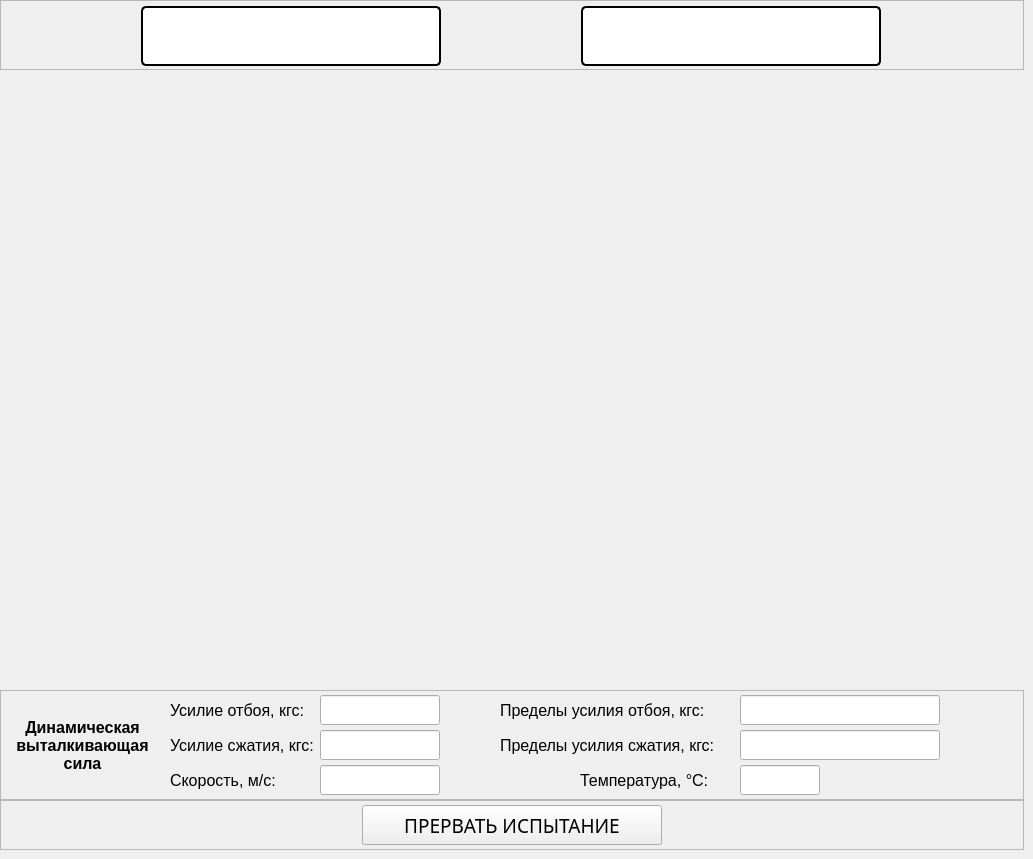
          <widget class="QWidget" name="test_conv_page_4">
           <widget class="QFrame" name="frame_signal">
            <property name="geometry">
             <rect>
              <x>0</x>
              <y>0</y>
              <width>1024</width>
              <height>70</height>
             </rect>
            </property>
            <property name="minimumSize">
             <size>
              <width>0</width>
              <height>70</height>
             </size>
            </property>
            <property name="maximumSize">
             <size>
              <width>16777215</width>
              <height>100</height>
             </size>
            </property>
            <property name="frameShape">
             <enum>QFrame::StyledPanel</enum>
            </property>
            <property name="frameShadow">
             <enum>QFrame::Raised</enum>
            </property>
            <layout class="QHBoxLayout" name="horizontalLayout_5">
             <property name="spacing">
              <number>5</number>
             </property>
             <property name="leftMargin">
              <number>5</number>
             </property>
             <property name="topMargin">
              <number>5</number>
             </property>
             <property name="rightMargin">
              <number>5</number>
             </property>
             <property name="bottomMargin">
              <number>5</number>
             </property>
             <item>
              <widget class="QLineEdit" name="red_signal">
               <property name="minimumSize">
                <size>
                 <width>300</width>
                 <height>60</height>
                </size>
               </property>
               <property name="maximumSize">
                <size>
                 <width>300</width>
                 <height>60</height>
                </size>
               </property>
               <property name="styleSheet">
                <string notr="true">QLineEdit 
{
	background-color: rgb(255, 255, 255);

	border: 2px rgb(0, 0, 0);
	border-radius: 5px;

	border-style: outset;

	padding: 5px;
}</string>
               </property>
               <property name="readOnly">
                <bool>true</bool>
               </property>
              </widget>
             </item>
             <item>
              <widget class="QLineEdit" name="green_signal">
               <property name="minimumSize">
                <size>
                 <width>300</width>
                 <height>60</height>
                </size>
               </property>
               <property name="maximumSize">
                <size>
                 <width>300</width>
                 <height>60</height>
                </size>
               </property>
               <property name="styleSheet">
                <string notr="true">QLineEdit 
{
	background-color: rgb(255, 255, 255);

	border: 2px rgb(0, 0, 0);
	border-radius: 5px;

	border-style: outset;

	padding: 5px;
}</string>
               </property>
               <property name="readOnly">
                <bool>true</bool>
               </property>
              </widget>
             </item>
            </layout>
           </widget>
           <widget class="PlotWidget" name="conv_GraphWidget" native="true">
            <property name="geometry">
             <rect>
              <x>0</x>
              <y>70</y>
              <width>1024</width>
              <height>620</height>
             </rect>
            </property>
            <property name="minimumSize">
             <size>
              <width>0</width>
              <height>0</height>
             </size>
            </property>
            <property name="maximumSize">
             <size>
              <width>16777215</width>
              <height>16777215</height>
             </size>
            </property>
           </widget>
           <widget class="QFrame" name="conv_btn_frame">
            <property name="geometry">
             <rect>
              <x>0</x>
              <y>800</y>
              <width>1024</width>
              <height>50</height>
             </rect>
            </property>
            <property name="minimumSize">
             <size>
              <width>1024</width>
              <height>50</height>
             </size>
            </property>
            <property name="maximumSize">
             <size>
              <width>1024</width>
              <height>50</height>
             </size>
            </property>
            <property name="frameShape">
             <enum>QFrame::StyledPanel</enum>
            </property>
            <property name="frameShadow">
             <enum>QFrame::Raised</enum>
            </property>
            <layout class="QHBoxLayout" name="horizontalLayout_8">
             <property name="spacing">
              <number>0</number>
             </property>
             <property name="leftMargin">
              <number>0</number>
             </property>
             <property name="topMargin">
              <number>0</number>
             </property>
             <property name="rightMargin">
              <number>0</number>
             </property>
             <property name="bottomMargin">
              <number>0</number>
             </property>
             <item>
              <widget class="QPushButton" name="test_conv_cancel_btn">
               <property name="minimumSize">
                <size>
                 <width>300</width>
                 <height>40</height>
                </size>
               </property>
               <property name="maximumSize">
                <size>
                 <width>300</width>
                 <height>40</height>
                </size>
               </property>
               <property name="font">
                <font>
                 <family>Arial Black</family>
                 <pointsize>14</pointsize>
                </font>
               </property>
               <property name="text">
                <string>ПРЕРВАТЬ ИСПЫТАНИЕ</string>
               </property>
              </widget>
             </item>
            </layout>
           </widget>
           <widget class="QFrame" name="frame_2">
            <property name="geometry">
             <rect>
              <x>0</x>
              <y>690</y>
              <width>1024</width>
              <height>110</height>
             </rect>
            </property>
            <property name="maximumSize">
             <size>
              <width>16777215</width>
              <height>110</height>
             </size>
            </property>
            <property name="frameShape">
             <enum>QFrame::StyledPanel</enum>
            </property>
            <property name="frameShadow">
             <enum>QFrame::Raised</enum>
            </property>
            <widget class="QLabel" name="lbl_8">
             <property name="geometry">
              <rect>
               <x>170</x>
               <y>5</y>
               <width>145</width>
               <height>30</height>
              </rect>
             </property>
             <property name="minimumSize">
              <size>
               <width>0</width>
               <height>30</height>
              </size>
             </property>
             <property name="maximumSize">
              <size>
               <width>16777215</width>
               <height>30</height>
              </size>
             </property>
             <property name="font">
              <font>
               <family>Arial</family>
               <pointsize>12</pointsize>
              </font>
             </property>
             <property name="text">
              <string>Усилие отбоя, кгс:</string>
             </property>
            </widget>
            <widget class="QLabel" name="lbl_9">
             <property name="geometry">
              <rect>
               <x>500</x>
               <y>5</y>
               <width>220</width>
               <height>30</height>
              </rect>
             </property>
             <property name="minimumSize">
              <size>
               <width>0</width>
               <height>30</height>
              </size>
             </property>
             <property name="maximumSize">
              <size>
               <width>16777215</width>
               <height>30</height>
              </size>
             </property>
             <property name="font">
              <font>
               <family>Arial</family>
               <pointsize>12</pointsize>
              </font>
             </property>
             <property name="text">
              <string>Пределы усилия отбоя, кгс:</string>
             </property>
            </widget>
            <widget class="QLabel" name="lbl_10">
             <property name="geometry">
              <rect>
               <x>170</x>
               <y>40</y>
               <width>145</width>
               <height>30</height>
              </rect>
             </property>
             <property name="minimumSize">
              <size>
               <width>0</width>
               <height>30</height>
              </size>
             </property>
             <property name="maximumSize">
              <size>
               <width>16777215</width>
               <height>30</height>
              </size>
             </property>
             <property name="font">
              <font>
               <family>Arial</family>
               <pointsize>12</pointsize>
              </font>
             </property>
             <property name="text">
              <string>Усилие сжатия, кгс:</string>
             </property>
            </widget>
            <widget class="QLabel" name="lbl_11">
             <property name="geometry">
              <rect>
               <x>500</x>
               <y>40</y>
               <width>220</width>
               <height>30</height>
              </rect>
             </property>
             <property name="minimumSize">
              <size>
               <width>0</width>
               <height>30</height>
              </size>
             </property>
             <property name="maximumSize">
              <size>
               <width>16777215</width>
               <height>30</height>
              </size>
             </property>
             <property name="font">
              <font>
               <family>Arial</family>
               <pointsize>12</pointsize>
              </font>
             </property>
             <property name="text">
              <string>Пределы усилия сжатия, кгс:</string>
             </property>
            </widget>
            <widget class="QLineEdit" name="conv_comp_limit_le">
             <property name="geometry">
              <rect>
               <x>740</x>
               <y>40</y>
               <width>200</width>
               <height>30</height>
              </rect>
             </property>
             <property name="minimumSize">
              <size>
               <width>200</width>
               <height>30</height>
              </size>
             </property>
             <property name="maximumSize">
              <size>
               <width>200</width>
               <height>30</height>
              </size>
             </property>
             <property name="font">
              <font>
               <family>Arial</family>
               <pointsize>14</pointsize>
              </font>
             </property>
             <property name="alignment">
              <set>Qt::AlignCenter</set>
             </property>
             <property name="readOnly">
              <bool>true</bool>
             </property>
            </widget>
            <widget class="QLineEdit" name="conv_recoil_limit_le">
             <property name="geometry">
              <rect>
               <x>740</x>
               <y>5</y>
               <width>200</width>
               <height>30</height>
              </rect>
             </property>
             <property name="minimumSize">
              <size>
               <width>200</width>
               <height>30</height>
              </size>
             </property>
             <property name="maximumSize">
              <size>
               <width>200</width>
               <height>30</height>
              </size>
             </property>
             <property name="font">
              <font>
               <family>Arial</family>
               <pointsize>14</pointsize>
              </font>
             </property>
             <property name="text">
              <string/>
             </property>
             <property name="alignment">
              <set>Qt::AlignCenter</set>
             </property>
             <property name="readOnly">
              <bool>true</bool>
             </property>
            </widget>
            <widget class="QLineEdit" name="conv_recoil_le">
             <property name="geometry">
              <rect>
               <x>320</x>
               <y>5</y>
               <width>120</width>
               <height>30</height>
              </rect>
             </property>
             <property name="minimumSize">
              <size>
               <width>120</width>
               <height>30</height>
              </size>
             </property>
             <property name="maximumSize">
              <size>
               <width>120</width>
               <height>30</height>
              </size>
             </property>
             <property name="font">
              <font>
               <family>Arial</family>
               <pointsize>14</pointsize>
              </font>
             </property>
             <property name="alignment">
              <set>Qt::AlignCenter</set>
             </property>
             <property name="readOnly">
              <bool>true</bool>
             </property>
            </widget>
            <widget class="QLineEdit" name="conv_comp_le">
             <property name="geometry">
              <rect>
               <x>320</x>
               <y>40</y>
               <width>120</width>
               <height>30</height>
              </rect>
             </property>
             <property name="minimumSize">
              <size>
               <width>120</width>
               <height>30</height>
              </size>
             </property>
             <property name="maximumSize">
              <size>
               <width>120</width>
               <height>30</height>
              </size>
             </property>
             <property name="font">
              <font>
               <family>Arial</family>
               <pointsize>14</pointsize>
              </font>
             </property>
             <property name="alignment">
              <set>Qt::AlignCenter</set>
             </property>
             <property name="readOnly">
              <bool>true</bool>
             </property>
            </widget>
            <widget class="QLabel" name="lbl_12">
             <property name="geometry">
              <rect>
               <x>170</x>
               <y>75</y>
               <width>145</width>
               <height>30</height>
              </rect>
             </property>
             <property name="minimumSize">
              <size>
               <width>0</width>
               <height>30</height>
              </size>
             </property>
             <property name="maximumSize">
              <size>
               <width>16777215</width>
               <height>30</height>
              </size>
             </property>
             <property name="font">
              <font>
               <family>Arial</family>
               <pointsize>12</pointsize>
              </font>
             </property>
             <property name="text">
              <string>Скорость, м/с:</string>
             </property>
            </widget>
            <widget class="QLineEdit" name="conv_speed_le">
             <property name="geometry">
              <rect>
               <x>320</x>
               <y>75</y>
               <width>120</width>
               <height>30</height>
              </rect>
             </property>
             <property name="minimumSize">
              <size>
               <width>120</width>
               <height>30</height>
              </size>
             </property>
             <property name="maximumSize">
              <size>
               <width>120</width>
               <height>30</height>
              </size>
             </property>
             <property name="font">
              <font>
               <family>Arial</family>
               <pointsize>14</pointsize>
              </font>
             </property>
             <property name="alignment">
              <set>Qt::AlignCenter</set>
             </property>
             <property name="readOnly">
              <bool>true</bool>
             </property>
            </widget>
            <widget class="QLineEdit" name="conv_temperture_le">
             <property name="geometry">
              <rect>
               <x>740</x>
               <y>75</y>
               <width>80</width>
               <height>30</height>
              </rect>
             </property>
             <property name="minimumSize">
              <size>
               <width>80</width>
               <height>30</height>
              </size>
             </property>
             <property name="maximumSize">
              <size>
               <width>80</width>
               <height>30</height>
              </size>
             </property>
             <property name="font">
              <font>
               <family>Arial</family>
               <pointsize>14</pointsize>
              </font>
             </property>
             <property name="alignment">
              <set>Qt::AlignCenter</set>
             </property>
             <property name="readOnly">
              <bool>true</bool>
             </property>
            </widget>
            <widget class="QLabel" name="lbl_13">
             <property name="geometry">
              <rect>
               <x>580</x>
               <y>75</y>
               <width>145</width>
               <height>30</height>
              </rect>
             </property>
             <property name="minimumSize">
              <size>
               <width>0</width>
               <height>30</height>
              </size>
             </property>
             <property name="maximumSize">
              <size>
               <width>16777215</width>
               <height>30</height>
              </size>
             </property>
             <property name="font">
              <font>
               <family>Arial</family>
               <pointsize>12</pointsize>
              </font>
             </property>
             <property name="text">
              <string>Температура, °С:</string>
             </property>
            </widget>
            <widget class="QLabel" name="lbl_push_force_conv">
             <property name="geometry">
              <rect>
               <x>10</x>
               <y>20</y>
               <width>145</width>
               <height>71</height>
              </rect>
             </property>
             <property name="minimumSize">
              <size>
               <width>0</width>
               <height>30</height>
              </size>
             </property>
             <property name="maximumSize">
              <size>
               <width>16777215</width>
               <height>16777215</height>
              </size>
             </property>
             <property name="font">
              <font>
               <family>Arial</family>
               <pointsize>12</pointsize>
               <weight>75</weight>
               <bold>true</bold>
              </font>
             </property>
             <property name="text">
              <string>Динамическая
выталкивающая
сила</string>
             </property>
             <property name="textFormat">
              <enum>Qt::AutoText</enum>
             </property>
             <property name="alignment">
              <set>Qt::AlignCenter</set>
             </property>
            </widget>
           </widget>
          </widget>
